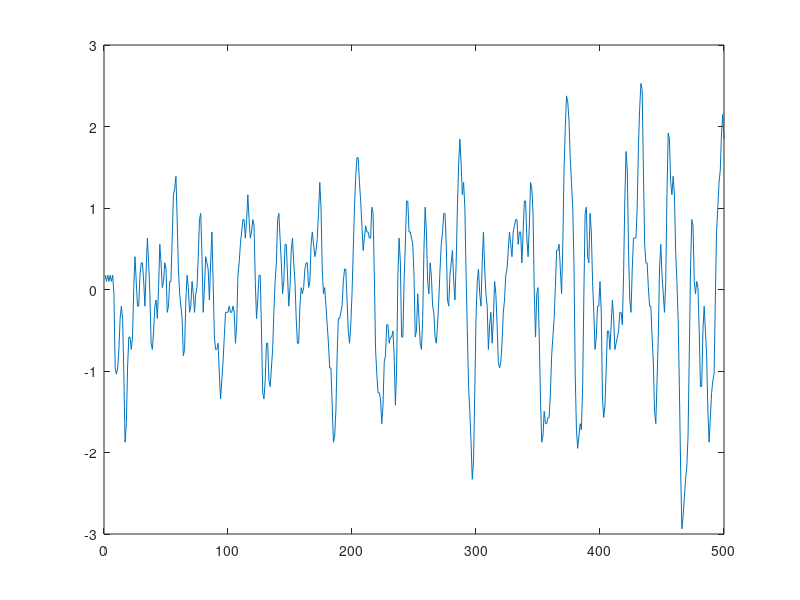

Here is the MATLAB script that generated this plot: (Note: this script raises an error after producing the figure.)
disp('loading example file, 500 samples [11.3kHz] of blues...');
load example;

plot(x);
pause;

disp('Now use the median filter');
disp('p = 3');
plot([x, mfilt1d(x,3)]);
pause;
disp('p = 7');
plot([x, mfilt1d(x,7)]);
pause;

disp('Now the facet approach');
disp('p = 5, k = 0.1');
plot([x, facet(x,5,0.1)]);
pause;
disp('p = 9, k = 0.1');
plot([x, facet(x,9,0.1)]);
pause;

disp('Now phase-space methods');
[U,S,V] = phase_space(x);
disp('reconstructing with p=3');
plot([x,recons(U,S,3)]);
pause;
disp('reconstructing with p=5');
plot([x,recons(U,S,5)]);
pause;
